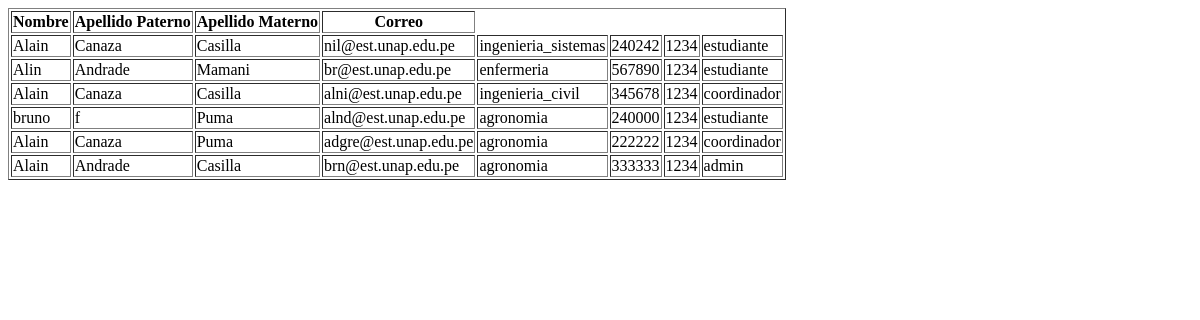
Before: /listarpersona/ with the older database file.
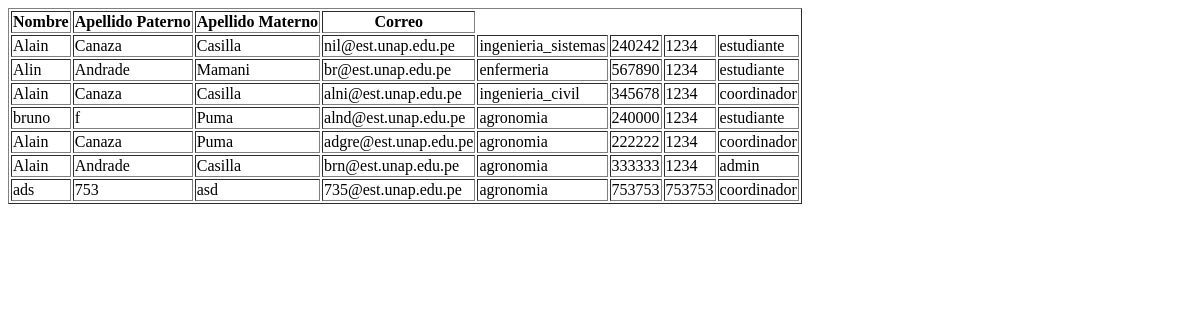
After: the same page with the newer database file.
### ReservaCanchasUNA/models.py (models this page shows, shortened)
class Persona(models.Model):
    nombre = models.CharField(max_length=100, blank=True, null=True)
    apellido_paterno = models.CharField(max_length=100, blank=True, null=True)
    apellido_materno = models.CharField(max_length=100, blank=True, null=True)
    correo = models.EmailField(max_length=100, unique=True, blank=True, null=True)
    escuela = models.CharField(max_length=100, blank=True, null=True)
    codigo = models.IntegerField( unique=True,
        blank=True, # Considera cambiar a False si siempre debe ser obligatorio
        null=True,  # Considera cambiar a False si siempre debe ser obligatorio
        validators=[
            MinValueValidator(100000, message="El código debe tener 6 dígitos."),
            MaxValueValidator(999999, message="El código debe tener 6 dígitos.")
        ]
    )
    contrasena = models.CharField(max_length=100, blank=True, null=True)
    rol = models.CharField(max_length=100, default='estudiante', null=False)
    penalizado = models.BooleanField(default=False)
    penalizacion_motivo = models.TextField(blank=True, null=True)
    fecha_reserva = models.DateTimeField(auto_now_add=True, null=True, blank=True)

### ReservaCanchasUNA/views.py (the view)
# urls.py: path('listarpersona/', views.listar_personas, name='listar_personas'),
def listar_personas(request):
    return render(request, "ReservaCanchasUNA/lista_personas.html",{"personas":models.Persona.objects.all()})

### ReservaCanchasUNA/templates/ReservaCanchasUNA/lista_personas.html (shortened to what this page needs)
{% load crispy_forms_tags %}
<!DOCTYPE html>
<html lang="en">
<head>
</head>
<body>
  <table border="1">
    <thead>
        <tr>
            <th>Nombre</th>
            <th>Apellido Paterno</th>
            <th>Apellido Materno</th>
             <th>Correo</th>
        </tr>
    </thead>
    <tbody>
        {% for persona in personas %}
        <tr>
            <td>{{ persona.nombre }}</td>
            <td>{{ persona.apellido_paterno }}</td>
            <td>{{ persona.apellido_materno }}</td>
            <td>{{ persona.correo }}</td>
            <td>{{ persona.escuela }}</td>
            <td>{{ persona.codigo }}</td>
            <td>{{ persona.contrasena }}</td>
            <td>{{ persona.rol }}</td>
        </tr>
        {% endfor %}
    </tbody>
</table>
</body>
</html>

Changed rows visible on the page:
added Persona: nombre "ads", apellido_paterno "753", apellido_materno "asd", correo "735@est.unap.edu.pe", escuela "agronomia", codigo "753753", contrasena "753753", rol "coordinador"
